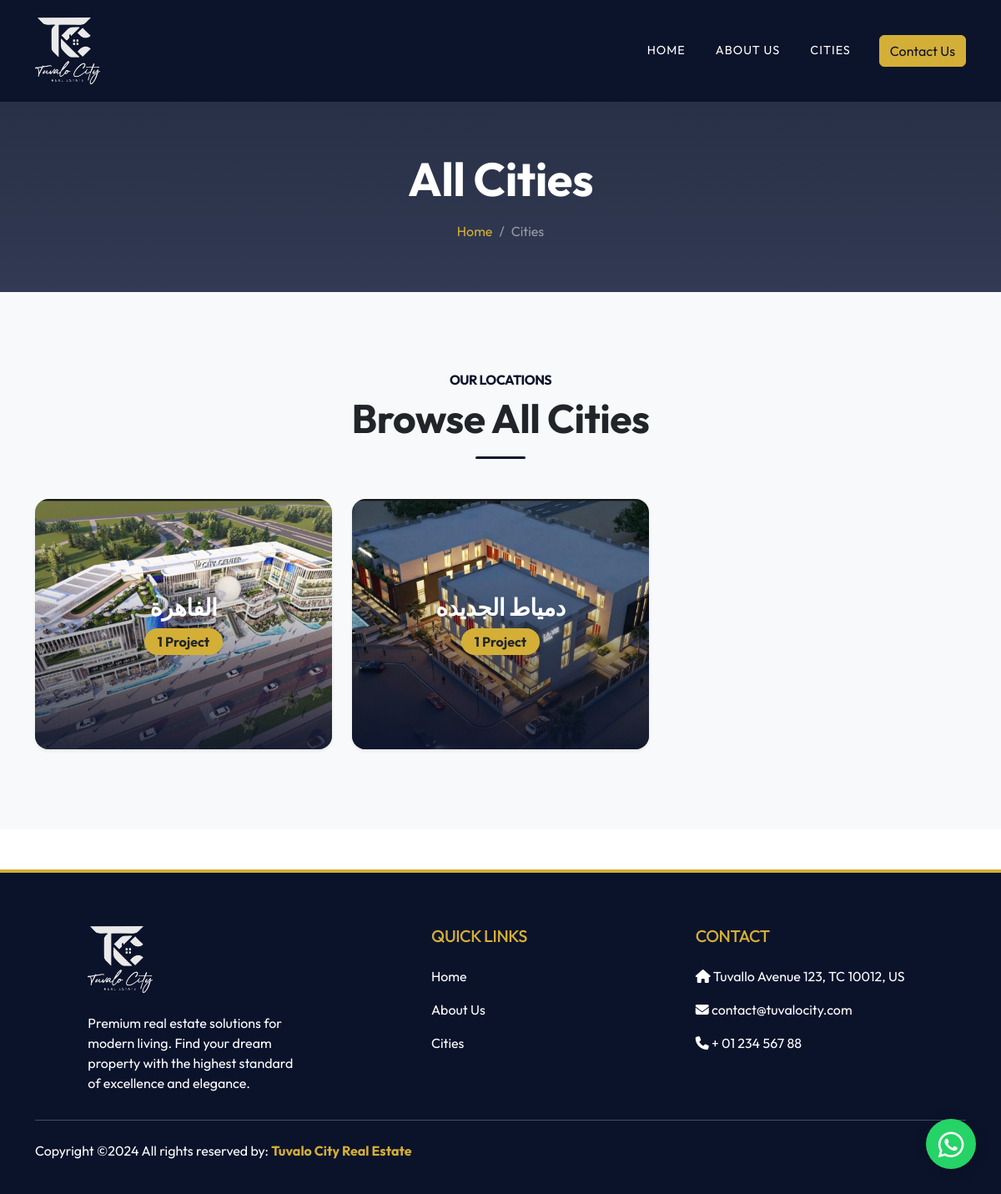
Screenshot of /cities/ with the database file from the repository.
### core/models.py (models this page shows, shortened)
class City(models.Model):
    name = models.CharField(max_length=255)
    image = models.ImageField(upload_to="cities/")
    class Meta:
        verbose_name_plural = "Cities"
        ordering = ["name"]
    @property
    def project_count(self):
        return self.projects.count()

### core/views.py (the view)
# urls.py: path("cities/", views.all_cities, name="all_cities"),
def all_cities(request):
    cities = City.objects.all()
    return render(request, "core/all_cities.html", {"cities": cities})

### core/context_processors.py (called while the page is built)
def site_settings(request):
    try:
        settings = SiteSettings.load()
    except Exception:
        settings = None
    return {"site_settings": settings}

### core/models.py (called while the page is built)
    @classmethod
    def load(cls):
        obj, _ = cls.objects.get_or_create(pk=1)
        return obj

### core/templates/core/all_cities.html
{% extends 'core/base.html' %}
{% load static %}
{% block content %}
<section class="page-header d-flex align-items-center">
    <div class="container text-center">
        <h1 class="display-4 fw-bold text-white mb-3">All Cities</h1>
        <nav aria-label="breadcrumb">
            <ol class="breadcrumb justify-content-center mb-0">
                <li class="breadcrumb-item"><a href="{% url 'core:landing_page' %}" class="text-warning text-decoration-none">Home</a></li>
                <li class="breadcrumb-item active text-white-50" aria-current="page">Cities</li>
            </ol>
        </nav>
    </div>
</section>
<section class="py-5 bg-light">
    <div class="container py-5">
        <div class="text-center mb-5">
            <h6 class="text-uppercase text-primary fw-bold mb-2">Our Locations</h6>
            <h2 class="display-5 fw-bold">Browse All Cities</h2>
            <div class="divider mx-auto bg-primary mt-3 mb-4 rounded" style="height: 3px; width: 60px;"></div>
        </div>
        <div class="row g-4">
            {% for city in cities %}
            <div class="col-md-4">
                <a href="{% url 'core:city_detail' city.id %}" class="text-decoration-none">
                    <div class="card h-100 border-0 shadow-sm city-card rounded-4 overflow-hidden">
                        <div class="position-relative overflow-hidden city-img-wrapper">
                            <img src="{{ city.image.url }}" class="card-img-top city-img" alt="{{ city.name }}">
                            <div class="city-overlay d-flex flex-column align-items-center justify-content-center">
                                <h3 class="text-white fw-bold mb-2">{{ city.name }}</h3>
                                <span class="badge bg-warning text-dark fs-6 px-3 py-2 rounded-pill">{{ city.project_count }} Project{{ city.project_count|pluralize }}</span>
                            </div>
                        </div>
                    </div>
                </a>
            </div>
            {% empty %}
            <div class="col-12 text-center">
                <p class="text-muted fs-5">No cities available yet. Check back soon!</p>
            </div>
            {% endfor %}
        </div>
    </div>
</section>
{% endblock %}

### core/static/core/css/style.css (style rules this page uses)
:root { --primary-color: #0b132b; --secondary-color: #1c2541; --accent-color: #d4af37; --light-bg: #f8f9fa; --text-dark: #212529; --text-light: #ffffff; }
body { font-family: 'Outfit', sans-serif; color: var(--text-dark); scroll-behavior: smooth; }
h1, h2, h3, h4, h5, h6 { font-family: 'Outfit', sans-serif; letter-spacing: -0.5px; }
.text-primary { color: var(--primary-color) !important; }
.bg-primary { background-color: var(--primary-color) !important; }
.text-warning { color: var(--accent-color) !important; }
.bg-warning { background-color: var(--accent-color) !important; }
.page-header { background: linear-gradient(rgba(11, 19, 43, 0.9), rgba(28, 37, 65, 0.9)); min-height: 350px; padding-top: 120px; }
.city-card { transition: all 0.4s ease; cursor: pointer; }
.city-img-wrapper { height: 300px; position: relative; }
.city-img { height: 100%; width: 100%; object-fit: cover; transition: transform 0.6s ease; }
.city-overlay { position: absolute; top: 0; left: 0; width: 100%; height: 100%; background: linear-gradient(transparent 30%, rgba(11, 19, 43, 0.85) 100%); transition: background 0.4s ease; }
.breadcrumb-item + .breadcrumb-item::before { color: rgba(255, 255, 255, 0.5); }

### rows the page displays
City: image (picture), name "الفاهرة", project_count "1"
City: image (picture), name "دمياط الجديده", project_count "1"
